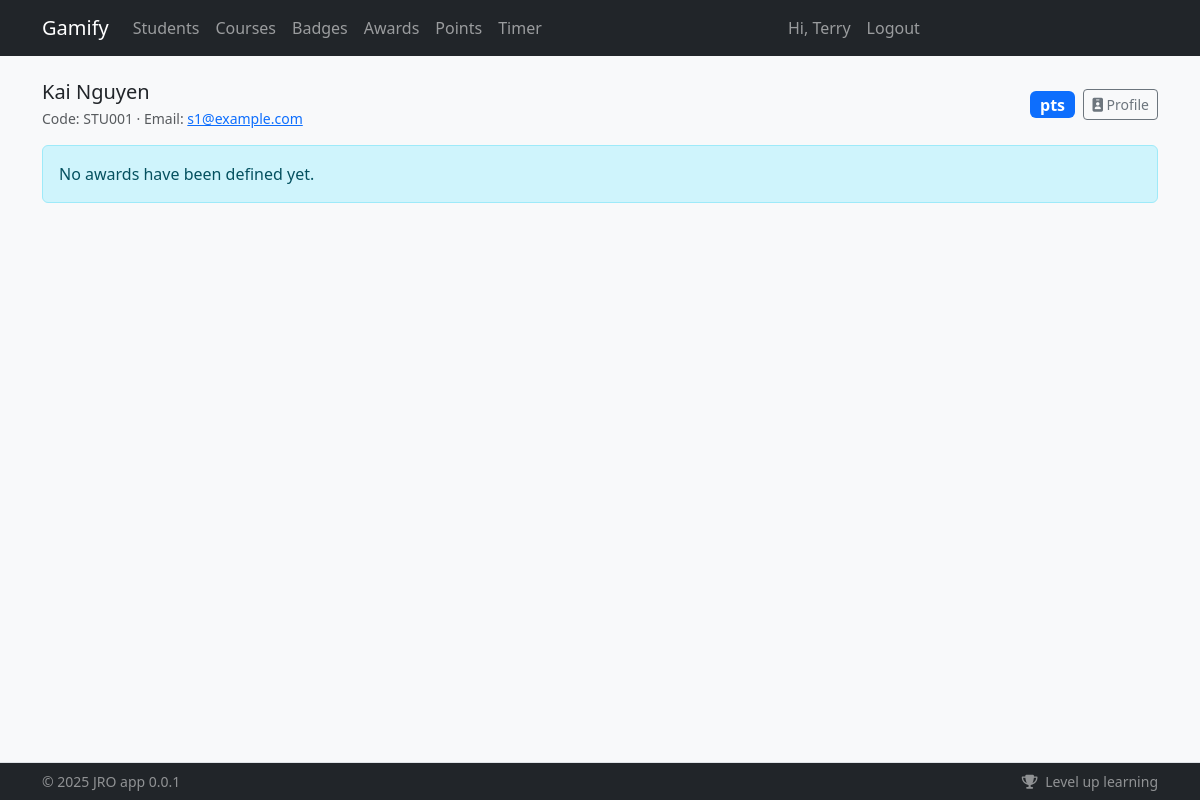
Page /students/3/awards (signed in) on the committed database.
### app/models/user.py (models this page shows, shortened)
class User(db.Model):
    __tablename__ = "users"
    id = db.Column(db.Integer, primary_key=True)
    student_code = db.Column(db.String(32), unique=True, nullable=True)
    email = db.Column(db.String(255), unique=True, nullable=False, index=True)
    first_name = db.Column(db.String(100), nullable=False)
    last_name = db.Column(db.String(100), nullable=False)
    password_hash = db.Column(db.String(255), nullable=False)
    registered_method = db.Column(db.String(20), nullable=False, default="site")  # site|bulk
    house_id = db.Column(db.Integer, db.ForeignKey("houses.id"), nullable=True)
    homeroom_id = db.Column(db.Integer, db.ForeignKey("homerooms.id"), nullable=True)
    created_at = db.Column(db.DateTime, default=lambda: datetime.now(timezone.utc))
    avatar = db.Column(db.String(255), nullable=True)
    is_active = db.Column(db.Boolean, default=True, nullable=False)
    issued_badges = db.relationship(
        "Badge",
        backref="creator",
        lazy=True,
        foreign_keys="Badge.created_by_id",
    )
    attendances = db.relationship(
        "Attendance",
        foreign_keys="Attendance.student_id",
        back_populates="student",
        cascade="all, delete-orphan",
    )
    marked_attendances = db.relationship(
        "Attendance",
        foreign_keys="Attendance.marked_by_user_id",
        back_populates="marked_by",
    )
    roles = db.relationship("Role", secondary="user_roles", backref="users")
    groups = db.relationship("Group", secondary="user_groups", backref="users")
    house = db.relationship("House", back_populates="students")
    homeroom = db.relationship("Homeroom", back_populates="students")
    @property
    def role(self):
        """Returns the user's primary role name."""
        if self.roles:
            return self.roles[0].name
        return "student"

### app/routers/students/routes.py (the view)
@router.get("/{user_id}/awards", response_class=HTMLResponse, name="students.awards_progress")
def awards_progress(
    user_id: int,
    request: Request,
    current_user: User | AnonymousUser = Depends(require_user),
    session: Session = Depends(get_db),
):
    student = session.get(User, user_id)
    if not student:
        raise HTTPException(status_code=404, detail="Student not found")
    awards = session.query(Award).order_by(Award.name).all()
    earned_dates = dict(
        session.query(BadgeGrant.badge_id, func.min(BadgeGrant.issued_at))
        .filter(BadgeGrant.user_id == user_id)
        .group_by(BadgeGrant.badge_id)
        .all()
    )
    rows = []
    for a in awards:
        badges = []
        complete = True
        for ab in a.award_badges:
            b = ab.badge
            dt = earned_dates.get(b.id)
            badges.append({"badge": b, "earned_at": dt})
            if dt is None:
                complete = False
        rows.append({"award": a, "badges": badges, "complete": complete})
    return render_template(
        "students/awards.html",
        {
            "request": request,
            "student": student,
            "rows": rows,
            "current_user": current_user,
        },
    )

### app/templates/students/awards.html (shortened to what this page needs)
{% extends "base.html" %}
{% block content %}
<div class="d-flex justify-content-between align-items-center mb-3">
  <div>
    <h1 class="h5 mb-1">{{ student.first_name }} {{ student.last_name }}</h1>
    <div class="text-muted small">
      Code: {{ student.student_code or '—' }} · Email: <a href="mailto:{{ student.email }}">{{ student.email }}</a>
    </div>
  </div>
  <div class="d-flex align-items-center gap-2">
    <span class="badge bg-primary fs-6">{{ total_points }} pts</span>
    <a class="btn btn-sm btn-outline-secondary" href="{{ url_for('students.detail', user_id=student.id) }}">
      <i class="fa fa-id-badge"></i> Profile
    </a>
  </div>
</div>
{% if progress_list|length == 0 %}
  <div class="alert alert-info">No awards have been defined yet.</div>
{% endif %}
{% endblock %}

### app/templates/base.html (shortened to what this page needs)
<!doctype html>
<html lang="en">
  <head>
    <link href="https://cdn.jsdelivr.net/npm/bootstrap@5.3.3/dist/css/bootstrap.min.css" rel="stylesheet">
    <link href="https://cdnjs.cloudflare.com/ajax/libs/font-awesome/6.5.2/css/all.min.css" rel="stylesheet">
    <link rel="stylesheet" href="{{ url_for('static', filename='css/main.css') }}">
    {% from "_macros.html" import csrf %}
  </head>
  <body class="bg-light">
    <nav class="navbar navbar-expand-lg navbar-dark bg-dark">
      <div class="container">
        <a class="navbar-brand" href="/">Gamify</a>
        <div class="collapse navbar-collapse" id="nav">
          <ul class="navbar-nav me-auto">
            <li class="nav-item"><a class="nav-link" href="/students/">Students</a></li>
            <li class="nav-item"><a class="nav-link" href="/courses/">Courses</a></li>
            <li class="nav-item"><a class="nav-link" href="/badges/">Badges</a></li>
            <li class="nav-item"><a class="nav-link" href="/awards/">Awards</a></li>
            <li class="nav-item"><a class="nav-link" href="/points/adjust">Points</a></li>
            <li class="nav-item"><a class="nav-link" href="/timer">Timer</a></li>
          </ul>
          <ul class="navbar-nav me-auto">
            {% if current_user.is_authenticated %}
              <li class="nav-item"><span class="nav-link">Hi, {{ current_user.first_name }}</span></li>
              <li class="nav-item"><a class="nav-link btn-lilo" href="/auth/logout">Logout</a></li>
            {% else %}
              <li class="nav-item"><a class="nav-link" href="/auth/login">Login</a></li>
            {% endif %}
          </ul>
        </div>
      </div>
    </nav>
    <main class="container py-4">
      {% block content %}{% endblock %}
    </main>
    <footer id="app-footer" class="app-footer fixed-bottom bg-dark text-white-50 border-top">
      <div class="container py-2 d-flex flex-wrap justify-content-between small">
        <span>&copy; {{ 2025 }} {{config.AUTHOR}} {{config.APP_NAME}} {{config.APP_VERSION}}</span>
        <span>
          <i class="fa fa-trophy me-1"></i> Level up learning
        </span>
      </div>
    </footer>
  </body>
</html>

### app/templates/base.html (style rules this page uses)
main { padding-bottom: 80px; }
.app-footer { z-index: 1030; }

### rows in the picture
User: first_name "Terry"
User: first_name "Kai", last_name "Nguyen", student_code "STU001", email "s1@example.com"

### other values in the picture
{{ 2025 }} "2025"
{{ config.AUTHOR }} "JRO"
{{ config.APP_NAME }} "app"
{{ config.APP_VERSION }} "0.0.1"
